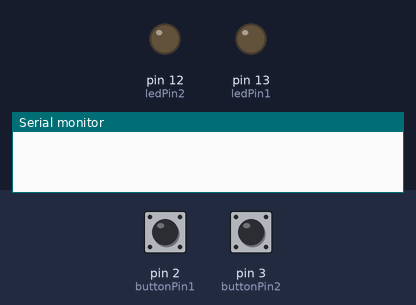
Simulated run of this sketch. Board: Arduino Uno, built with avr-gcc and run on an emulated ATmega328P. On the bench: output pins drawn as LEDs (lit = HIGH), the last lines printed to the serial monitor. Inputs (shaded band) come from the test bench; at power-on: pin 2 (buttonPin1) HIGH, pin 3 (buttonPin2) HIGH.

Above: at 1.2 s.
1.3 s: pin 2 (buttonPin1) pulled LOW for 0.15 s
At 2.5 s:
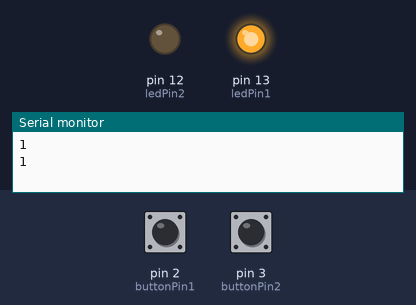
4.4 s: pin 3 (buttonPin2) pulled LOW for 0.15 s
At 4.9 s:
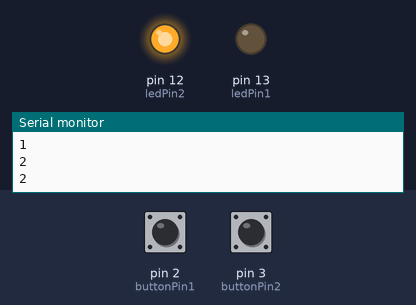
7.5 s: pin 3 (buttonPin2) pulled LOW for 3.2 s
At 8.3 s:
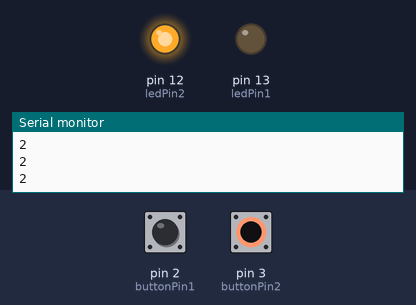
12.2 s: pin 2 (buttonPin1) pulled LOW for 1 s
At 19.1 s:
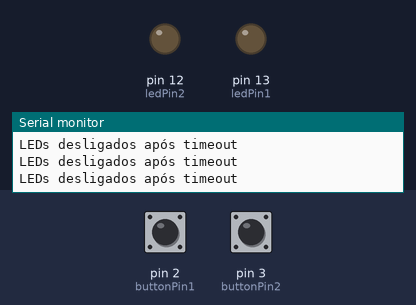
Timing chart, 0 to 19.6 s (numbered marks = the images above; inputs shaded):
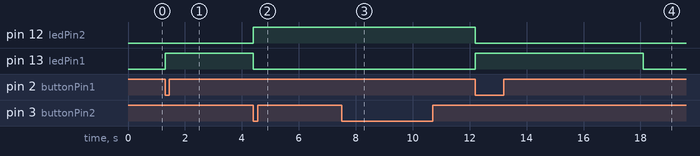

The sketch:

GetButton.ino
```cpp
// Definição dos pinos
const int buttonPin1 = 2;   // Pino onde o botão 1 está conectado
const int ledPin1 = 13;     // Pino do LED 1
const int buttonPin2 = 3;   // Pino onde o botão 2 está conectado
const int ledPin2 = 12;     // Pino do LED 2

unsigned long lastButtonPress = 0;   // Armazena o momento do último botão pressionado
const unsigned long delayTime = 5000; // Tempo em milissegundos para apagar os LEDs após ambos os botões estarem desapertados

void setup() {
  pinMode(buttonPin1, INPUT_PULLUP);  // Configura o pino do botão 1 como entrada com resistor de pull-up interno
  pinMode(ledPin1, OUTPUT);           // Configura o pino do LED 1 como saída
  pinMode(buttonPin2, INPUT_PULLUP);  // Configura o pino do botão 2 como entrada com resistor de pull-up interno
  pinMode(ledPin2, OUTPUT);           // Configura o pino do LED 2 como saída

  Serial.begin(9600);                 // Inicia a comunicação serial a 9600 bps
  Serial.setRxBufferSize(128);        // Ajusta o buffer de recebimento para 128 bytes
}

void loop() {
  int buttonState1 = digitalRead(buttonPin1); // Lê o estado do botão 1
  int buttonState2 = digitalRead(buttonPin2); // Lê o estado do botão 2

  // Checa se ambos os botões foram pressionados juntos
  if (buttonState1 == LOW && buttonState2 == LOW) {
    digitalWrite(ledPin1, LOW);  // Garante que o LED 1 esteja desligado
    digitalWrite(ledPin2, LOW);  // Garante que o LED 2 esteja desligado
    Serial.println("0");  // Envia "0" para a serial
    lastButtonPress = millis();  // Atualiza o tempo do último botão pressionado
  }
  else if (buttonState1 == LOW) {  // Se somente o botão 1 for pressionado
    digitalWrite(ledPin1, HIGH); // Liga o LED 1
    digitalWrite(ledPin2, LOW);  // Garante que o LED 2 esteja desligado
    Serial.println("1");  // Envia "1" para a serial
    lastButtonPress = millis();  // Atualiza o tempo do último botão pressionado
  }
  else if (buttonState2 == LOW) { // Se somente o botão 2 for pressionado
    digitalWrite(ledPin1, LOW);  // Garante que o LED 1 esteja desligado
    digitalWrite(ledPin2, HIGH); // Liga o LED 2
    Serial.println("2");  // Envia "2" para a serial
    lastButtonPress = millis();  // Atualiza o tempo do último botão pressionado
  }

  // Desliga os LEDs se ambos os botões estiverem desapertados e o tempo definido passou
  if (buttonState1 == HIGH && buttonState2 == HIGH && millis() - lastButtonPress > delayTime) {
    digitalWrite(ledPin1, LOW);
    digitalWrite(ledPin2, LOW);
    Serial.println("LEDs desligados após timeout"); // Envia uma mensagem quando os LEDs são desligados
  }

  delay(100); // Delay para estabilizar a leitura dos botões
}
```

Measured:
- after the input at 1.3 s, pin 13 (ledPin1): LOW → HIGH at once
- after the input at 4.4 s, pin 12 (ledPin2): LOW → HIGH at once; pin 13 (ledPin1): HIGH → LOW after 0.00 s instead of 2.0 s
- after the input at 7.5 s, pin 12 (ledPin2): stays HIGH (without the input it goes to LOW after 2.0 s)
- after the input at 12.2 s, pin 12 (ledPin2): HIGH → LOW after 0.00 s instead of 3.5 s; pin 13 (ledPin1): LOW → HIGH at once, → LOW 5.9 s later
